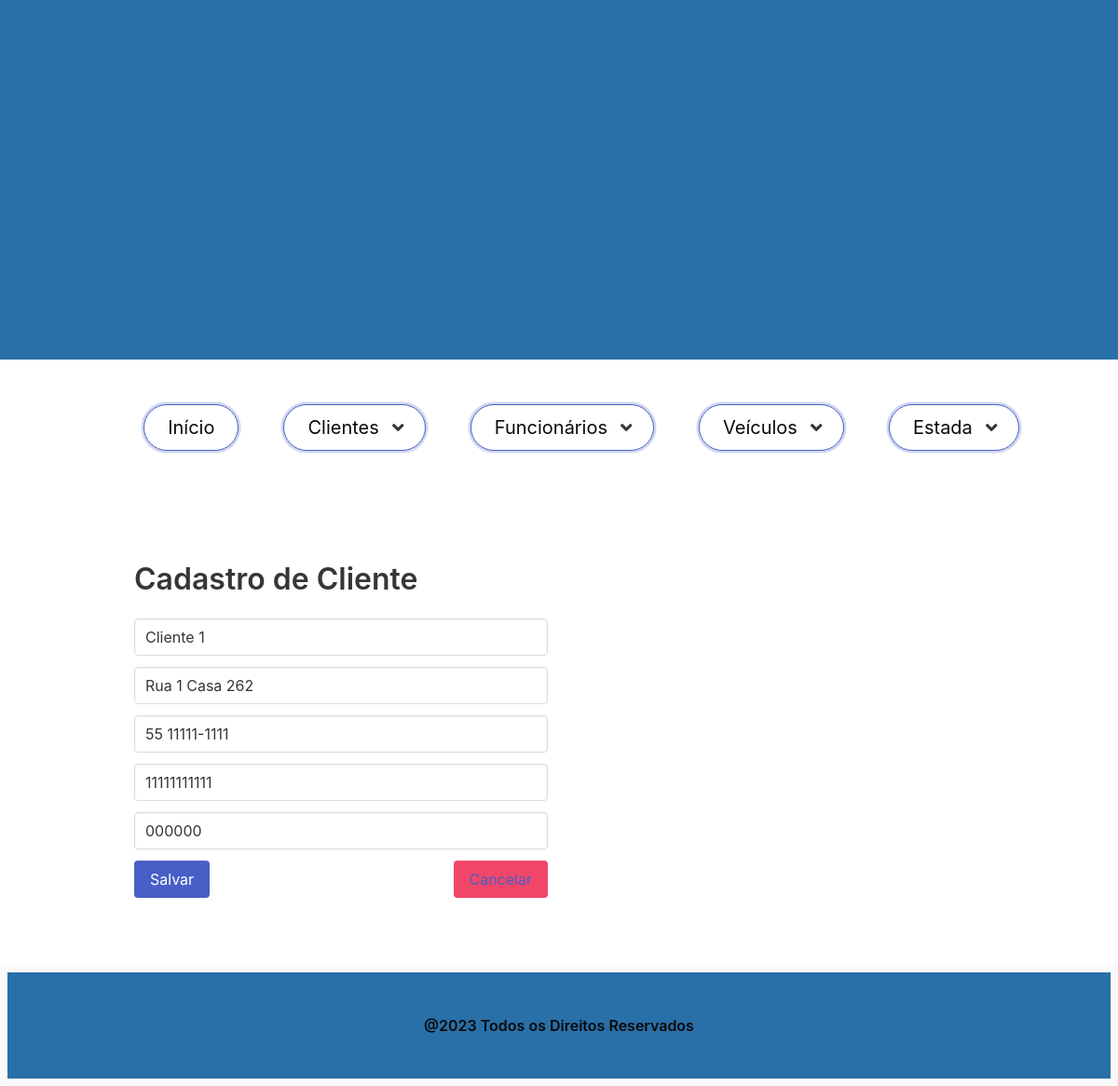
/1/cliente/editar/, run on the app's committed database.
### cliente/models.py (models this page shows, shortened)
class Cliente(Pessoa):
    cpf = models.CharField('CPF', max_length=11, help_text='CPF para pessoa física', blank=True, null=True)
    cnpj = models.CharField('CNPJ', max_length=11, help_text='CNPJ para pessoa jurídica', blank=True, null=True)
    class Meta:
        verbose_name = 'Cliente'
        verbose_name_plural = 'Clientes'
        ordering = ['nome']

### cliente/views.py (the view)
# urls.py: path('<int:pk>/cliente/editar/', ClienteUpDateView.as_view(), name='cliente_editar'),
class ClienteUpDateView(UpdateView):
    form_class = ClienteModelForm
    model = Cliente
    template_name = 'cliente_form.html'
    success_url = reverse_lazy('clientes')

### cliente/forms.py
class ClienteModelForm(forms.ModelForm):
    class Meta:
        model = Cliente
        fields = ['nome', 'endereco', 'fone', 'cpf', 'cnpj']
        widgets = {
            'nome': forms.TextInput(
                attrs={'class': 'input', 'type': 'text', 'placeholder': 'Digite o nome do cliente'}),
            'endereco': forms.TextInput(
                 attrs={'class': 'input', 'type': 'text', 'placeholder': 'Digite o endereço do cliente'}),
            'fone': forms.TextInput(
                attrs={'class': 'input', 'type': 'text', 'placeholder': 'Digite o telefone do cliente'}),
            'cpf': forms.TextInput(
                attrs={'class': 'input', 'type': 'text', 'placeholder': 'Digite o CPF do cliente'}),
            'cnpj': forms.TextInput(
                attrs={'class': 'input', 'type': 'text', 'placeholder': 'Digite o CNPJ do cliente'}),
        }
    error_messages = {
        'nome': {'required': 'O nome do cliente é um campo obrigatório'},
        'endereço': {'required': 'O endereço do cliente é um campo obrigatório'},
        'fone': {'required': 'O telefone do cliente é um campo obrigatório'},
    }

### cliente/templates/cliente_form.html (shortened to what this page needs)
{% extends "base.html" %}
{% block content %}
    <section class="section">
        <div class="container">
            <div class="column is-mobile">
                <div class="column is-half is-off-set-one-quarter">
                    <h3 class="title is-size-3">Cadastro de Cliente</h3>
                    <form method="POST" enctype="multipart/form-data">
                        {% for field in form %}
                            <div class="field">
                                {% if field.value is not empty %}
                                      <label class="label is-capitalized"> {{ field }}</label>
                                {% else %}
                                      <label class="label is-capitalized"> {{ field.label }}: {{ field }}</label>
                                {% endif %}
                            </div>
                            {% endfor %}
                        <button class="button is-link is-primary" type="submit">Salvar</button>
                        <button class="button is-danger is-pulled-right" type="reset">
                            <a href="{% url 'clientes' %}">Cancelar</a>
                        </button>
                    </form>
                </div>
            </div>
        </div>
    </section>
{% endblock %}

### home/templates/base.html (style rules this page uses)
* { margin: 0; padding: 0; }

### data on the page
Cliente: form "Cliente 1" "Rua 1 Casa 262" "55 11111-1111" "11111111111" "000000"
